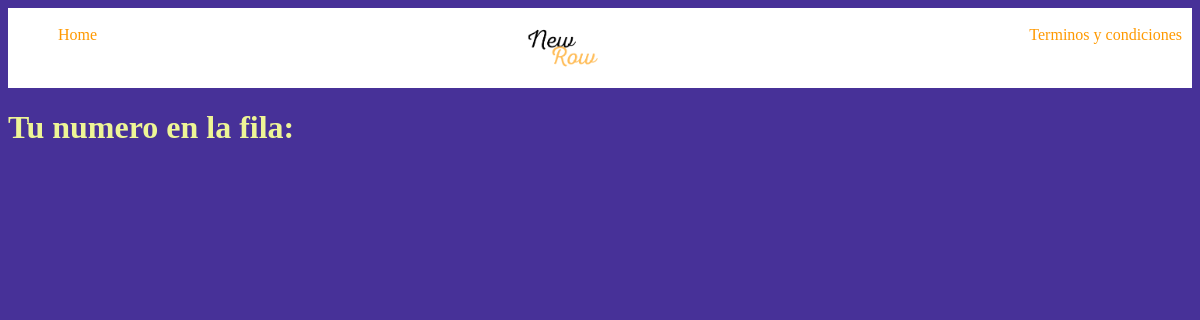
Page /virtual_row/ on the earlier database version.
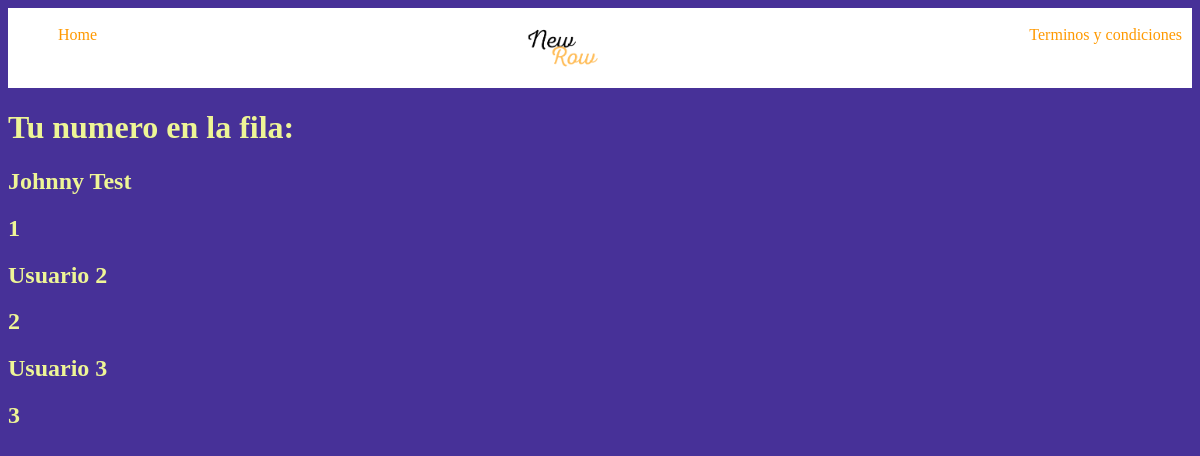
Same page on the later database version.
### Titulo/models.py (models this page shows, shortened)
class Usuarios(models.Model):
    nombre = models.CharField(max_length=200)
    correo = models.CharField(max_length=200)
    n_fila = models.PositiveIntegerField()
    estado_pedido = models.BooleanField(default=False)

### Titulo/views.py (the view)
# urls.py: path("virtual_row/", views.waiting_row, name="row"),
def waiting_row(request):
    usuario = Usuarios.objects.all()
    return render(request, "row.html", {
        'usuario': usuario
    })

### Titulo/templates/row.html
{% extends "layouts/base.html" %}
{% block content %}
<h1>Tu numero en la fila:</h1>
{% for p in usuario %}
<article>
    <h2>{{p.nombre}}</h2>
    <h2>{{p.n_fila}}</h2>
</article>
{% endfor %}
{% endblock %}

Differences in the rows shown:
added Usuarios: nombre "Johnny Test", n_fila "1"
added Usuarios: nombre "Usuario 2", n_fila "2"
added Usuarios: nombre "Usuario 3", n_fila "3"
